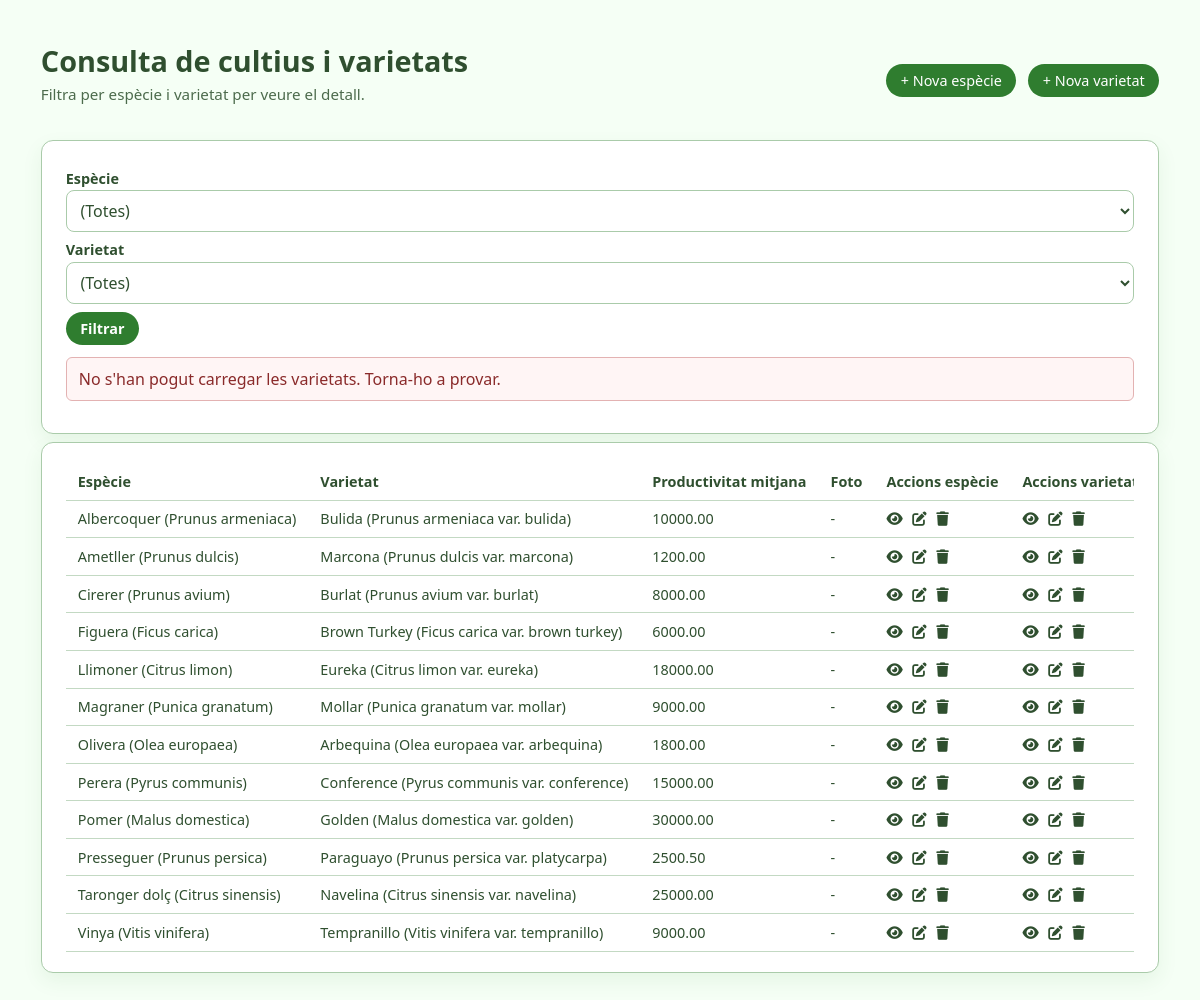
Page /PHP/consulta_cultius_varietats.php on the earlier database version.
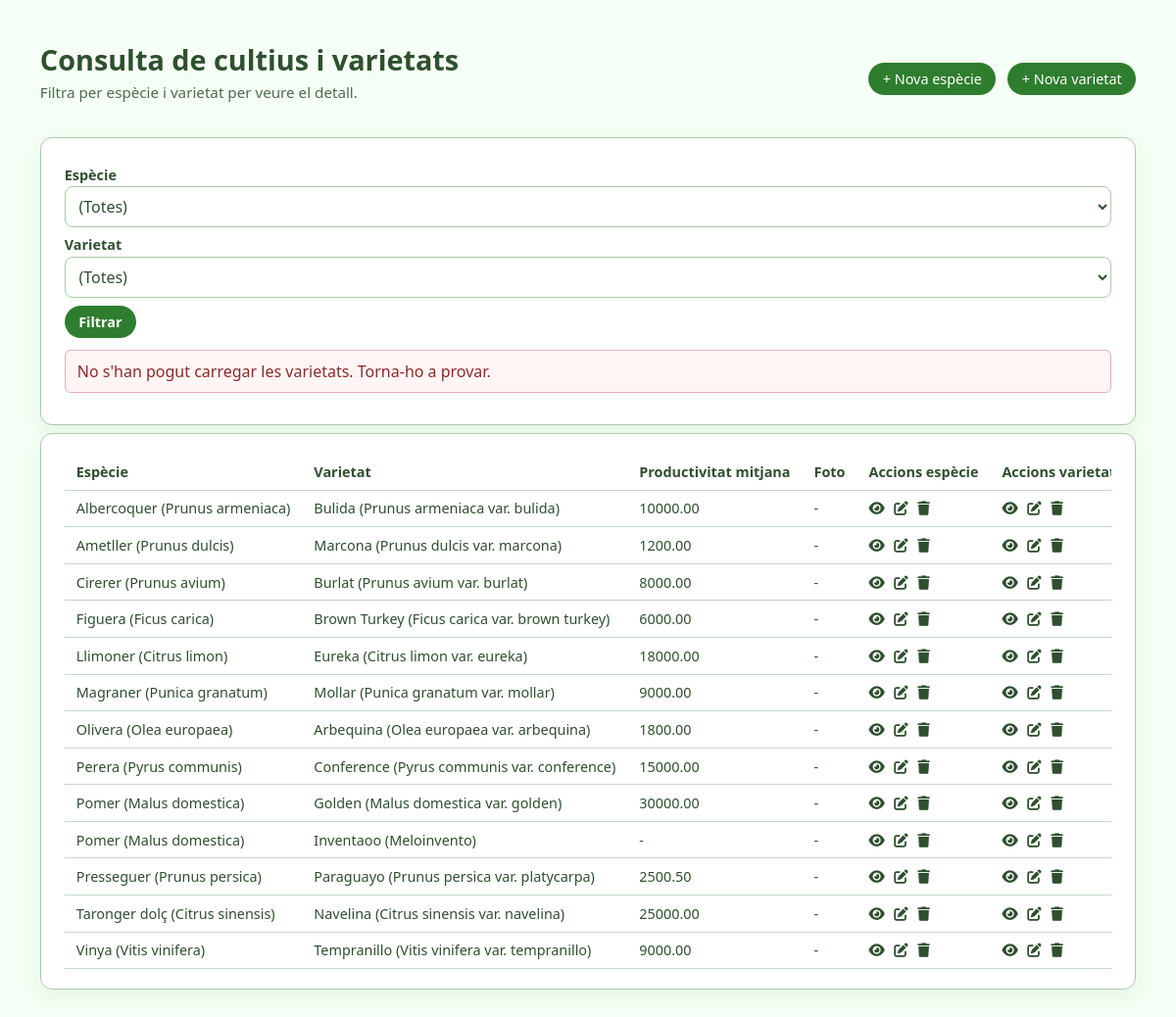
Same page on the later database version.
### tables this page shows
CREATE TABLE `varietat` (
  `id_varietat` int(11) NOT NULL AUTO_INCREMENT,
  `id_especie` int(11) NOT NULL,
  `nom_cientific` varchar(255) NOT NULL,
  `nom_comu` varchar(255) NOT NULL,
  `caracteristiques_agronomiques` text DEFAULT NULL,
  `cicle_vegetatiu` text DEFAULT NULL,
  `requisits_pollinitzacio` text DEFAULT NULL,
  `productivitat_mitjana` decimal(10,2) DEFAULT NULL,
  `qualitats_organoleptiques` text DEFAULT NULL,
  `foto_url` varchar(255) DEFAULT NULL,
  PRIMARY KEY (`id_varietat`),
  KEY `id_especie` (`id_especie`),
  CONSTRAINT `varietat_ibfk_1` FOREIGN KEY (`id_especie`) REFERENCES `especie` (`id_especie`)
);

CREATE TABLE `especie` (
  `id_especie` int(11) NOT NULL AUTO_INCREMENT,
  `nom_cientific` varchar(255) NOT NULL,
  `nom_comu` varchar(255) NOT NULL,
  PRIMARY KEY (`id_especie`)
);

### PHP/consulta_cultius_varietats.php (the view, shortened to what the changed rows need)
<?php
$conn = db_connect();
$sql = "SELECT e.id_especie, e.nom_comu AS especie_nom_comu, e.nom_cientific AS especie_nom_cientific,
               v.id_varietat, v.nom_comu AS varietat_nom_comu, v.nom_cientific AS varietat_nom_cientific,
               v.productivitat_mitjana, v.foto_url
        FROM especie e
        LEFT JOIN varietat v ON v.id_especie = e.id_especie";
$sql .= ' ORDER BY e.nom_comu, v.nom_comu';
$stmt = $conn->prepare($sql);
$rows = [];
if ($stmt) {
    $stmt->execute();
    $result = $stmt->get_result();
    if ($result) {
        while ($row = $result->fetch_assoc()) {
            $rows[] = $row;
        }
    }
}
?>
<!DOCTYPE html>
<html lang="ca">
<head>
    <link rel="stylesheet" href="../HTML/styles.css">
    <link rel="stylesheet" href="https://cdnjs.cloudflare.com/ajax/libs/font-awesome/6.5.1/css/all.min.css">
</head>
<body>
<div class="page">
<div class="page-header">
  <div class="panel-header">
    <div>
      <h1>Consulta de cultius i varietats</h1>
    </div>
  </div>
</div>
<div class="panel mt-2">
<?php if (!empty($rows)): ?>
    <div class="table-scroll">
    <table class="table">
        <tr>
            <th>Espècie</th>
            <th>Varietat</th>
            <th>Productivitat mitjana</th>
            <th>Foto</th>
            <th>Accions espècie</th>
            <th>Accions varietat</th>
        </tr>
        <?php foreach ($rows as $row): ?>
        <tr>
            <td>
              <?php echo htmlspecialchars(($row['especie_nom_comu'] ?? '') . ' (' . ($row['especie_nom_cientific'] ?? '') . ')'); ?>
            </td>
            <td>
              <?php if (!empty($row['id_varietat'])): ?>
                <?php echo htmlspecialchars(($row['varietat_nom_comu'] ?? '') . ' (' . ($row['varietat_nom_cientific'] ?? '') . ')'); ?>
              <?php else: ?>
                -
              <?php endif; ?>
            </td>
            <td><?php echo htmlspecialchars($row['productivitat_mitjana'] ?? '-'); ?></td>
            <td>
              <?php if (!empty($row['foto_url'])): ?>
                <img class="thumb" src="<?php echo htmlspecialchars($row['foto_url']); ?>" alt="Foto varietat" onerror="this.style.display='none';">
              <?php else: ?>
                -
              <?php endif; ?>
            </td>
            <td>
              <div class="table-actions">
                <a href="especie_detall.php?id=<?php echo (int)$row['id_especie']; ?>" title="Veure espècie">
                  <i class="fa-solid fa-eye" aria-hidden="true"></i>
                </a>
                <a href="especie_editar.php?id=<?php echo (int)$row['id_especie']; ?>" title="Editar espècie">
                  <i class="fa-solid fa-pen-to-square" aria-hidden="true"></i>
                </a>
                <a href="especie_eliminar.php?id=<?php echo (int)$row['id_especie']; ?>" onclick="return confirm('Segur que vols eliminar aquesta espècie?');" title="Eliminar espècie">
                  <i class="fa-solid fa-trash" aria-hidden="true"></i>
                </a>
              </div>
            </td>
            <td>
              <?php if (!empty($row['id_varietat'])): ?>
              <div class="table-actions">
                <a href="varietat_detall.php?id=<?php echo (int)$row['id_varietat']; ?>" title="Veure varietat">
                  <i class="fa-solid fa-eye" aria-hidden="true"></i>
                </a>
                <a href="varietat_editar.php?id=<?php echo (int)$row['id_varietat']; ?>" title="Editar varietat">
                  <i class="fa-solid fa-pen-to-square" aria-hidden="true"></i>
                </a>
                <a href="varietat_eliminar.php?id=<?php echo (int)$row['id_varietat']; ?>" onclick="return confirm('Segur que vols eliminar aquesta varietat?');" title="Eliminar varietat">
                  <i class="fa-solid fa-trash" aria-hidden="true"></i>
                </a>
              </div>
              <?php else: ?>
                -
              <?php endif; ?>
            </td>
        </tr>
        <?php endforeach; ?>
    </table>
    </div>
<?php else: ?>
    <p>No hi ha resultats amb aquests filtres.</p>
<?php endif; ?>
</div>
</div>
</body>
</html>

Differences in the rows shown:
added varietat: id_especie.nom_cientific "Pomer (Malus domestica)", nom_comu+nom_cientific "Inventaoo (Meloinvento)", productivitat_mitjana "-"
